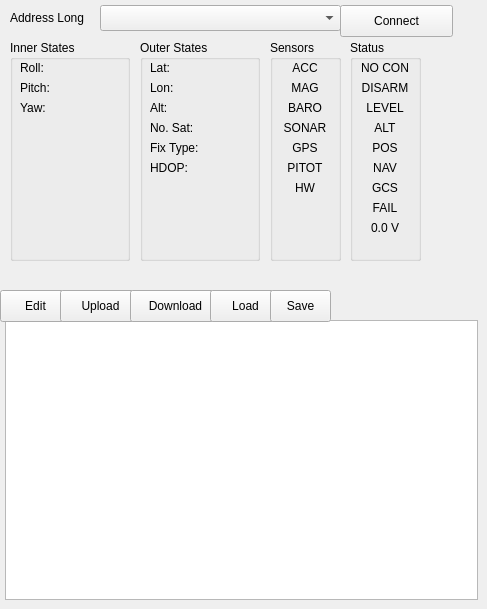
    <widget class="QWidget" name="quad1Tab">
     <attribute name="title">
      <string>Quad 1</string>
     </attribute>
     <widget class="QComboBox" name="quad1AddressComboBox">
      <property name="geometry">
       <rect>
        <x>100</x>
        <y>5</y>
        <width>241</width>
        <height>26</height>
       </rect>
      </property>
     </widget>
     <widget class="QLabel" name="quad1AddrLabel">
      <property name="geometry">
       <rect>
        <x>10</x>
        <y>10</y>
        <width>91</width>
        <height>16</height>
       </rect>
      </property>
      <property name="text">
       <string>Address Long</string>
      </property>
     </widget>
     <widget class="QPushButton" name="quad1ConnectButton">
      <property name="geometry">
       <rect>
        <x>340</x>
        <y>5</y>
        <width>113</width>
        <height>32</height>
       </rect>
      </property>
      <property name="text">
       <string>Connect</string>
      </property>
     </widget>
     <widget class="QGroupBox" name="quad1ISGroupBox">
      <property name="geometry">
       <rect>
        <x>10</x>
        <y>40</y>
        <width>120</width>
        <height>221</height>
       </rect>
      </property>
      <property name="title">
       <string>Inner States</string>
      </property>
      <widget class="QLabel" name="quad1Roll">
       <property name="geometry">
        <rect>
         <x>10</x>
         <y>20</y>
         <width>100</width>
         <height>16</height>
        </rect>
       </property>
       <property name="text">
        <string>Roll:</string>
       </property>
       <property name="alignment">
        <set>Qt::AlignLeading|Qt::AlignLeft|Qt::AlignVCenter</set>
       </property>
      </widget>
      <widget class="QLabel" name="quad1Pitch">
       <property name="geometry">
        <rect>
         <x>10</x>
         <y>40</y>
         <width>100</width>
         <height>16</height>
        </rect>
       </property>
       <property name="text">
        <string>Pitch:</string>
       </property>
       <property name="alignment">
        <set>Qt::AlignLeading|Qt::AlignLeft|Qt::AlignVCenter</set>
       </property>
      </widget>
      <widget class="QLabel" name="quad1Yaw">
       <property name="geometry">
        <rect>
         <x>10</x>
         <y>60</y>
         <width>100</width>
         <height>16</height>
        </rect>
       </property>
       <property name="text">
        <string>Yaw:</string>
       </property>
       <property name="alignment">
        <set>Qt::AlignLeading|Qt::AlignLeft|Qt::AlignVCenter</set>
       </property>
      </widget>
     </widget>
     <widget class="QGroupBox" name="quad1OSGroupBox">
      <property name="geometry">
       <rect>
        <x>140</x>
        <y>40</y>
        <width>120</width>
        <height>221</height>
       </rect>
      </property>
      <property name="title">
       <string>Outer States</string>
      </property>
      <widget class="QLabel" name="quad1Lat">
       <property name="geometry">
        <rect>
         <x>10</x>
         <y>20</y>
         <width>100</width>
         <height>16</height>
        </rect>
       </property>
       <property name="text">
        <string>Lat:</string>
       </property>
       <property name="alignment">
        <set>Qt::AlignLeading|Qt::AlignLeft|Qt::AlignVCenter</set>
       </property>
      </widget>
      <widget class="QLabel" name="quad1Lon">
       <property name="geometry">
        <rect>
         <x>10</x>
         <y>40</y>
         <width>100</width>
         <height>16</height>
        </rect>
       </property>
       <property name="text">
        <string>Lon:</string>
       </property>
       <property name="alignment">
        <set>Qt::AlignLeading|Qt::AlignLeft|Qt::AlignVCenter</set>
       </property>
      </widget>
      <widget class="QLabel" name="quad1Alt">
       <property name="geometry">
        <rect>
         <x>10</x>
         <y>60</y>
         <width>100</width>
         <height>16</height>
        </rect>
       </property>
       <property name="text">
        <string>Alt:</string>
       </property>
       <property name="alignment">
        <set>Qt::AlignLeading|Qt::AlignLeft|Qt::AlignVCenter</set>
       </property>
      </widget>
      <widget class="QLabel" name="quad1SatNum">
       <property name="geometry">
        <rect>
         <x>10</x>
         <y>80</y>
         <width>100</width>
         <height>16</height>
        </rect>
       </property>
       <property name="text">
        <string>No. Sat:</string>
       </property>
       <property name="alignment">
        <set>Qt::AlignLeading|Qt::AlignLeft|Qt::AlignVCenter</set>
       </property>
      </widget>
      <widget class="QLabel" name="quad1FixType">
       <property name="geometry">
        <rect>
         <x>10</x>
         <y>100</y>
         <width>100</width>
         <height>16</height>
        </rect>
       </property>
       <property name="text">
        <string>Fix Type:</string>
       </property>
       <property name="alignment">
        <set>Qt::AlignLeading|Qt::AlignLeft|Qt::AlignVCenter</set>
       </property>
      </widget>
      <widget class="QLabel" name="quad1HDOP">
       <property name="geometry">
        <rect>
         <x>10</x>
         <y>120</y>
         <width>100</width>
         <height>16</height>
        </rect>
       </property>
       <property name="text">
        <string>HDOP:</string>
       </property>
       <property name="alignment">
        <set>Qt::AlignLeading|Qt::AlignLeft|Qt::AlignVCenter</set>
       </property>
      </widget>
     </widget>
     <widget class="QGroupBox" name="quad1SensorGroupBox">
      <property name="geometry">
       <rect>
        <x>270</x>
        <y>40</y>
        <width>71</width>
        <height>221</height>
       </rect>
      </property>
      <property name="title">
       <string>Sensors</string>
      </property>
      <widget class="QLabel" name="quad1ACC">
       <property name="geometry">
        <rect>
         <x>10</x>
         <y>20</y>
         <width>50</width>
         <height>16</height>
        </rect>
       </property>
       <property name="text">
        <string>ACC</string>
       </property>
       <property name="alignment">
        <set>Qt::AlignCenter</set>
       </property>
      </widget>
      <widget class="QLabel" name="quad1MAG">
       <property name="geometry">
        <rect>
         <x>10</x>
         <y>40</y>
         <width>50</width>
         <height>16</height>
        </rect>
       </property>
       <property name="text">
        <string>MAG</string>
       </property>
       <property name="alignment">
        <set>Qt::AlignCenter</set>
       </property>
      </widget>
      <widget class="QLabel" name="quad1BARO">
       <property name="geometry">
        <rect>
         <x>10</x>
         <y>60</y>
         <width>50</width>
         <height>16</height>
        </rect>
       </property>
       <property name="text">
        <string>BARO</string>
       </property>
       <property name="alignment">
        <set>Qt::AlignCenter</set>
       </property>
      </widget>
      <widget class="QLabel" name="quad1SONAR">
       <property name="geometry">
        <rect>
         <x>10</x>
         <y>80</y>
         <width>50</width>
         <height>16</height>
        </rect>
       </property>
       <property name="text">
        <string>SONAR</string>
       </property>
       <property name="alignment">
        <set>Qt::AlignCenter</set>
       </property>
      </widget>
      <widget class="QLabel" name="quad1GPS">
       <property name="geometry">
        <rect>
         <x>10</x>
         <y>100</y>
         <width>50</width>
         <height>16</height>
        </rect>
       </property>
       <property name="text">
        <string>GPS</string>
       </property>
       <property name="alignment">
        <set>Qt::AlignCenter</set>
       </property>
      </widget>
      <widget class="QLabel" name="quad1PITOT">
       <property name="geometry">
        <rect>
         <x>10</x>
         <y>120</y>
         <width>50</width>
         <height>16</height>
        </rect>
       </property>
       <property name="text">
        <string>PITOT</string>
       </property>
       <property name="alignment">
        <set>Qt::AlignCenter</set>
       </property>
      </widget>
      <widget class="QLabel" name="quad1HW">
       <property name="geometry">
        <rect>
         <x>10</x>
         <y>140</y>
         <width>50</width>
         <height>16</height>
        </rect>
       </property>
       <property name="text">
        <string>HW</string>
       </property>
       <property name="alignment">
        <set>Qt::AlignCenter</set>
       </property>
      </widget>
     </widget>
     <widget class="QGroupBox" name="quad1StatusGroupBox">
      <property name="geometry">
       <rect>
        <x>350</x>
        <y>40</y>
        <width>71</width>
        <height>221</height>
       </rect>
      </property>
      <property name="title">
       <string>Status</string>
      </property>
      <widget class="QLabel" name="quad1ConnectionStatus">
       <property name="geometry">
        <rect>
         <x>10</x>
         <y>20</y>
         <width>50</width>
         <height>16</height>
        </rect>
       </property>
       <property name="text">
        <string>NO CON</string>
       </property>
       <property name="alignment">
        <set>Qt::AlignCenter</set>
       </property>
      </widget>
      <widget class="QLabel" name="quad1ARMMode">
       <property name="geometry">
        <rect>
         <x>10</x>
         <y>40</y>
         <width>50</width>
         <height>16</height>
        </rect>
       </property>
       <property name="text">
        <string>DISARM</string>
       </property>
       <property name="alignment">
        <set>Qt::AlignCenter</set>
       </property>
      </widget>
      <widget class="QLabel" name="quad1LEVELMode">
       <property name="geometry">
        <rect>
         <x>10</x>
         <y>60</y>
         <width>50</width>
         <height>16</height>
        </rect>
       </property>
       <property name="text">
        <string>LEVEL</string>
       </property>
       <property name="alignment">
        <set>Qt::AlignCenter</set>
       </property>
      </widget>
      <widget class="QLabel" name="quad1ALTMode">
       <property name="geometry">
        <rect>
         <x>10</x>
         <y>80</y>
         <width>50</width>
         <height>16</height>
        </rect>
       </property>
       <property name="text">
        <string>ALT</string>
       </property>
       <property name="alignment">
        <set>Qt::AlignCenter</set>
       </property>
      </widget>
      <widget class="QLabel" name="quad1POSMode">
       <property name="geometry">
        <rect>
         <x>10</x>
         <y>100</y>
         <width>50</width>
         <height>16</height>
        </rect>
       </property>
       <property name="text">
        <string>POS</string>
       </property>
       <property name="alignment">
        <set>Qt::AlignCenter</set>
       </property>
      </widget>
      <widget class="QLabel" name="quad1NAVMode">
       <property name="geometry">
        <rect>
         <x>10</x>
         <y>120</y>
         <width>50</width>
         <height>16</height>
        </rect>
       </property>
       <property name="text">
        <string>NAV</string>
       </property>
       <property name="alignment">
        <set>Qt::AlignCenter</set>
       </property>
      </widget>
      <widget class="QLabel" name="quad1GCSMode">
       <property name="geometry">
        <rect>
         <x>10</x>
         <y>140</y>
         <width>50</width>
         <height>16</height>
        </rect>
       </property>
       <property name="text">
        <string>GCS</string>
       </property>
       <property name="alignment">
        <set>Qt::AlignCenter</set>
       </property>
      </widget>
      <widget class="QLabel" name="quad1FAILMode">
       <property name="geometry">
        <rect>
         <x>10</x>
         <y>160</y>
         <width>50</width>
         <height>16</height>
        </rect>
       </property>
       <property name="text">
        <string>FAIL</string>
       </property>
       <property name="alignment">
        <set>Qt::AlignCenter</set>
       </property>
      </widget>
      <widget class="QLabel" name="quad1Voltage">
       <property name="geometry">
        <rect>
         <x>10</x>
         <y>180</y>
         <width>50</width>
         <height>16</height>
        </rect>
       </property>
       <property name="text">
        <string>0.0 V</string>
       </property>
       <property name="alignment">
        <set>Qt::AlignCenter</set>
       </property>
      </widget>
     </widget>
     <widget class="QTableView" name="quad1TableView">
      <property name="geometry">
       <rect>
        <x>5</x>
        <y>320</y>
        <width>473</width>
        <height>280</height>
       </rect>
      </property>
      <attribute name="horizontalHeaderDefaultSectionSize">
       <number>80</number>
      </attribute>
      <attribute name="horizontalHeaderMinimumSectionSize">
       <number>10</number>
      </attribute>
      <attribute name="verticalHeaderDefaultSectionSize">
       <number>15</number>
      </attribute>
      <attribute name="verticalHeaderMinimumSectionSize">
       <number>15</number>
      </attribute>
     </widget>
     <widget class="QPushButton" name="quad1EditButton">
      <property name="geometry">
       <rect>
        <x>0</x>
        <y>290</y>
        <width>71</width>
        <height>32</height>
       </rect>
      </property>
      <property name="text">
       <string>Edit</string>
      </property>
     </widget>
     <widget class="QPushButton" name="quad1UploadButton">
      <property name="geometry">
       <rect>
        <x>60</x>
        <y>290</y>
        <width>81</width>
        <height>32</height>
       </rect>
      </property>
      <property name="text">
       <string>Upload</string>
      </property>
     </widget>
     <widget class="QPushButton" name="quad1DownloadButton">
      <property name="geometry">
       <rect>
        <x>130</x>
        <y>290</y>
        <width>91</width>
        <height>32</height>
       </rect>
      </property>
      <property name="text">
       <string>Download</string>
      </property>
     </widget>
     <widget class="QPushButton" name="quad1LoadButton">
      <property name="geometry">
       <rect>
        <x>210</x>
        <y>290</y>
        <width>71</width>
        <height>32</height>
       </rect>
      </property>
      <property name="text">
       <string>Load</string>
      </property>
     </widget>
     <widget class="QPushButton" name="quad1SaveButton">
      <property name="geometry">
       <rect>
        <x>270</x>
        <y>290</y>
        <width>61</width>
        <height>32</height>
       </rect>
      </property>
      <property name="text">
       <string>Save</string>
      </property>
     </widget>
    </widget>
